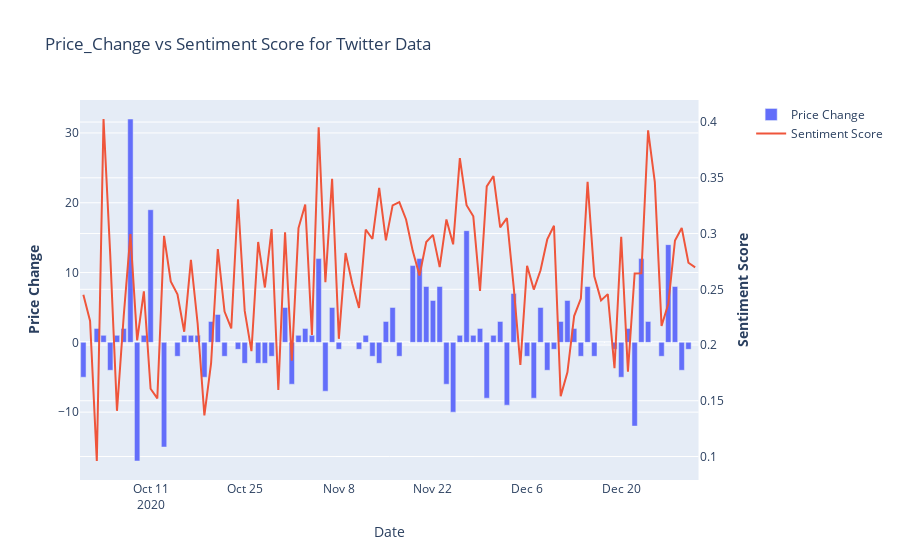

Notebook code for this chart:
### Code cell
import plotly.graph_objects as go
from plotly.subplots import make_subplots

# Create figure with secondary y-axis
fig = make_subplots(specs=[[{"secondary_y": True}]])

# Add traces
fig.add_trace(
    go.Bar(x=ada_tweets_copy['Date'], y=ada_tweets_copy['Price_Change'], name="Price Change"),
    secondary_y=False,
)

fig.add_trace(
    go.Scatter(x=ada_tweets_copy['Date'], y=ada_tweets_copy['VADER score'], name="Sentiment Score"),
    secondary_y=True,
)

# Add figure title
fig.update_layout(
    title_text="Price_Change vs Sentiment Score for Twitter Data"
)

# Set x-axis title
fig.update_xaxes(title_text="Date")

# Set y-axes titles
fig.update_yaxes(title_text="<b>Price Change</b>", secondary_y=False)
fig.update_yaxes(title_text="<b>Sentiment Score</b>", secondary_y=True)

fig.show()
